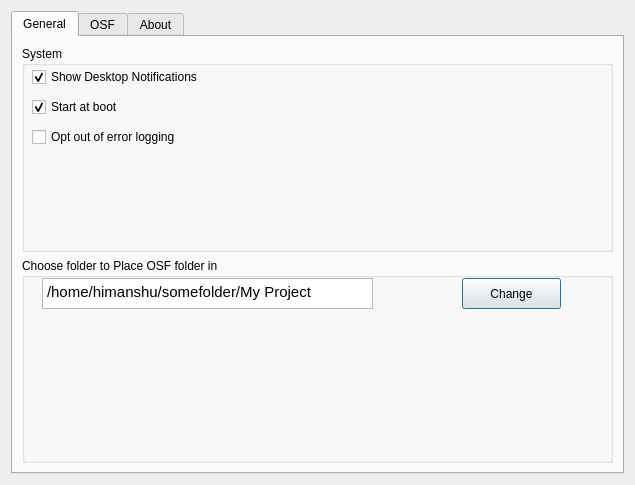
<?xml version="1.0" encoding="UTF-8"?>
<ui version="4.0">
 <class>Settings</class>
 <widget class="QDialog" name="Settings">
  <property name="geometry">
   <rect>
    <x>0</x>
    <y>0</y>
    <width>635</width>
    <height>485</height>
   </rect>
  </property>
  <property name="windowTitle">
   <string>Settings</string>
  </property>
  <layout class="QGridLayout" name="gridLayout_3">
   <item row="0" column="0">
    <layout class="QHBoxLayout" name="horizontalLayout">
     <item>
      <widget class="QTabWidget" name="tabWidget">
       <property name="currentIndex">
        <number>0</number>
       </property>
       <widget class="QWidget" name="tab">
        <attribute name="title">
         <string>General</string>
        </attribute>
        <layout class="QGridLayout" name="gridLayout_7">
         <item row="0" column="0">
          <widget class="QGroupBox" name="groupBox">
           <property name="title">
            <string>System</string>
           </property>
           <widget class="QCheckBox" name="desktopNotifications">
            <property name="geometry">
             <rect>
              <x>10</x>
              <y>20</y>
              <width>541</width>
              <height>22</height>
             </rect>
            </property>
            <property name="text">
             <string>Show Desktop Notifications</string>
            </property>
            <property name="checked">
             <bool>true</bool>
            </property>
           </widget>
           <widget class="QCheckBox" name="startAtBoot">
            <property name="geometry">
             <rect>
              <x>10</x>
              <y>50</y>
              <width>541</width>
              <height>22</height>
             </rect>
            </property>
            <property name="text">
             <string>Start at boot</string>
            </property>
            <property name="checked">
             <bool>true</bool>
            </property>
           </widget>
           <widget class="QCheckBox" name="optOutLogging">
            <property name="geometry">
             <rect>
              <x>10</x>
              <y>80</y>
              <width>541</width>
              <height>22</height>
             </rect>
            </property>
            <property name="text">
             <string>Opt out of error logging</string>
            </property>
            <property name="checked">
             <bool>false</bool>
            </property>
           </widget>
          </widget>
         </item>
         <item row="1" column="0">
          <widget class="QGroupBox" name="groupBox_6">
           <property name="title">
            <string>Choose folder to Place OSF folder in </string>
           </property>
           <widget class="QPushButton" name="changeFolderButton">
            <property name="geometry">
             <rect>
              <x>440</x>
              <y>20</y>
              <width>99</width>
              <height>31</height>
             </rect>
            </property>
            <property name="text">
             <string>Change</string>
            </property>
           </widget>
           <widget class="QTextEdit" name="containingFolderTextEdit">
            <property name="geometry">
             <rect>
              <x>20</x>
              <y>20</y>
              <width>331</width>
              <height>31</height>
             </rect>
            </property>
            <property name="html">
             <string>&lt;!DOCTYPE HTML PUBLIC &quot;-//W3C//DTD HTML 4.0//EN&quot; &quot;http://www.w3.org/TR/REC-html40/strict.dtd&quot;&gt;
&lt;html&gt;&lt;head&gt;&lt;meta name=&quot;qrichtext&quot; content=&quot;1&quot; /&gt;&lt;style type=&quot;text/css&quot;&gt;
p, li { white-space: pre-wrap; }
&lt;/style&gt;&lt;/head&gt;&lt;body style=&quot; font-family:'.SF NS Text'; font-size:13pt; font-weight:400; font-style:normal;&quot;&gt;
&lt;p style=&quot; margin-top:0px; margin-bottom:0px; margin-left:0px; margin-right:0px; -qt-block-indent:0; text-indent:0px;&quot;&gt;&lt;span style=&quot; font-family:'Ubuntu'; font-size:11pt;&quot;&gt;/home/himanshu/somefolder/My Project&lt;/span&gt;&lt;/p&gt;&lt;/body&gt;&lt;/html&gt;</string>
            </property>
           </widget>
          </widget>
         </item>
        </layout>
       </widget>
       <widget class="QWidget" name="tab_2">
        <attribute name="title">
         <string>OSF</string>
        </attribute>
        <layout class="QGridLayout" name="gridLayout">
         <item row="0" column="0">
          <widget class="QGroupBox" name="groupBox_2">
           <property name="title">
            <string>Account</string>
           </property>
           <layout class="QGridLayout" name="gridLayout_2">
            <item row="0" column="0">
             <widget class="QLabel" name="label">
              <property name="text">
               <string>User name</string>
              </property>
             </widget>
            </item>
            <item row="0" column="1">
             <widget class="QPushButton" name="accountLogOutButton">
              <property name="text">
               <string>Log Out</string>
              </property>
             </widget>
            </item>
           </layout>
          </widget>
         </item>
         <item row="1" column="0">
          <widget class="QGroupBox" name="groupBox_4">
           <property name="layoutDirection">
            <enum>Qt::LeftToRight</enum>
           </property>
           <property name="autoFillBackground">
            <bool>false</bool>
           </property>
           <property name="title">
            <string>Project</string>
           </property>
           <property name="alignment">
            <set>Qt::AlignCenter</set>
           </property>
           <layout class="QGridLayout" name="gridLayout_5">
            <item row="0" column="0">
             <widget class="QGroupBox" name="groupBox_5">
              <property name="title">
               <string>Choose Projects to Sync With</string>
              </property>
              <layout class="QGridLayout" name="gridLayout_4">
               <item row="0" column="0">
                <widget class="QPushButton" name="pushButton">
                 <property name="text">
                  <string>Sync All</string>
                 </property>
                </widget>
               </item>
               <item row="1" column="2">
                <widget class="QPushButton" name="changeFolderButton_2">
                 <property name="text">
                  <string>Apply Settings</string>
                 </property>
                </widget>
               </item>
               <item row="1" column="0" colspan="2">
                <widget class="QTreeWidget" name="treeWidget">
                 <property name="toolTipDuration">
                  <number>-1</number>
                 </property>
                 <column>
                  <property name="text">
                   <string>Sync</string>
                  </property>
                 </column>
                 <column>
                  <property name="text">
                   <string>Projects</string>
                  </property>
                 </column>
                </widget>
               </item>
               <item row="0" column="1">
                <widget class="QPushButton" name="pushButton_2">
                 <property name="text">
                  <string>Sync None</string>
                 </property>
                </widget>
               </item>
              </layout>
             </widget>
            </item>
           </layout>
          </widget>
         </item>
        </layout>
       </widget>
       <widget class="QWidget" name="tab_5">
        <attribute name="title">
         <string>About</string>
        </attribute>
        <layout class="QGridLayout" name="gridLayout_6">
         <item row="0" column="0">
          <widget class="QTextEdit" name="textEdit_2">
           <property name="html">
            <string>&lt;!DOCTYPE HTML PUBLIC &quot;-//W3C//DTD HTML 4.0//EN&quot; &quot;http://www.w3.org/TR/REC-html40/strict.dtd&quot;&gt;
&lt;html&gt;&lt;head&gt;&lt;meta name=&quot;qrichtext&quot; content=&quot;1&quot; /&gt;&lt;style type=&quot;text/css&quot;&gt;
p, li { white-space: pre-wrap; }
&lt;/style&gt;&lt;/head&gt;&lt;body style=&quot; font-family:'.SF NS Text'; font-size:13pt; font-weight:400; font-style:normal;&quot;&gt;
&lt;p align=&quot;center&quot; style=&quot; margin-top:12px; margin-bottom:12px; margin-left:0px; margin-right:0px; -qt-block-indent:0; text-indent:0px;&quot;&gt;&lt;span style=&quot; font-family:'Ubuntu'; font-size:11pt;&quot;&gt;OSF Sync&lt;/span&gt;&lt;/p&gt;
&lt;p align=&quot;center&quot; style=&quot; margin-top:12px; margin-bottom:12px; margin-left:0px; margin-right:0px; -qt-block-indent:0; text-indent:0px;&quot;&gt;&lt;span style=&quot; font-family:'Ubuntu'; font-size:11pt;&quot;&gt;© Center for Open Science&lt;/span&gt;&lt;/p&gt;&lt;/body&gt;&lt;/html&gt;</string>
           </property>
          </widget>
         </item>
         <item row="1" column="0">
          <widget class="QLabel" name="labelVersion">
           <property name="text">
            <string>OSF Sync v0.0.0</string>
           </property>
          </widget>
         </item>
        </layout>
       </widget>
      </widget>
     </item>
    </layout>
   </item>
  </layout>
 </widget>
 <resources/>
 <connections/>
</ui>
